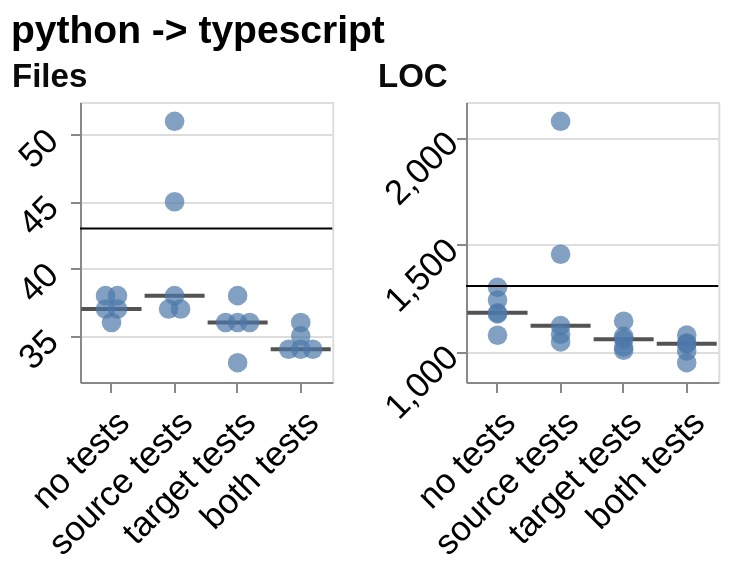

The Vega-Lite source for this figure:
### Vega-Lite specification from a JSON file in a GitHub repository (floating-point values rounded to 4 significant figures)
{"config": {"view": {"continuousWidth": 300, "continuousHeight": 300}, "axis": {"labelAngle": -45}}, "concat": [{"layer": [{"mark": {"type": "tick", "color": "#0b0b0b", "opacity": 0.7, "size": 30, "thickness": 2}, "encoding": {"x": {"field": "condition", "scale": {"paddingInner": 0.25, "paddingOuter": 0.125}, "sort": ["no tests", "source tests", "target tests", "both tests"], "title": null, "type": "nominal", "axis": {"labelFontSize": 17.32, "labelPadding": 6.0}}, "y": {"aggregate": "median", "field": "value", "scale": {"domain": [31.56, 52.44], "nice": false}, "title": null, "type": "quantitative", "axis": {"labelFontSize": 17.32, "titleFontSize": 16.5, "labelPadding": 9.0}}}}, {"mark": {"type": "point", "filled": true, "size": 96}, "encoding": {"x": {"field": "condition", "scale": {"paddingInner": 0.25, "paddingOuter": 0.125}, "sort": ["no tests", "source tests", "target tests", "both tests"], "title": null, "type": "nominal", "axis": {"labelFontSize": 17.32, "labelPadding": 6.0}}, "xOffset": {"field": "nudge", "scale": {"domain": [-1.0, 1.0], "range": [5.824, 17.82]}, "title": null, "type": "quantitative"}, "y": {"field": "value", "scale": {"domain": [31.56, 52.44], "nice": false}, "type": "quantitative", "axis": {"labelFontSize": 17.32, "titleFontSize": 16.5, "labelPadding": 9.0}}}}, {"mark": {"type": "rule"}, "encoding": {"y": {"aggregate": "median", "field": "reference", "scale": {"domain": [31.56, 52.44], "nice": false}, "type": "quantitative", "axis": {"labelFontSize": 17.32, "titleFontSize": 16.5, "labelPadding": 9.0}}}, "transform": [{"filter": {"field": "reference", "valid": true}}]}], "data": {"name": "data-2c5d230d657bbfc81c7c4bbf4de06636"}, "height": 140, "title": {"text": "Files", "anchor": "start", "color": "#0b0b0b", "fontSize": 16.5}, "width": 126.1}, {"layer": [{"mark": {"type": "tick", "color": "#0b0b0b", "opacity": 0.7, "size": 30, "thickness": 2}, "encoding": {"x": {"field": "condition", "scale": {"paddingInner": 0.25, "paddingOuter": 0.125}, "sort": ["no tests", "source tests", "target tests", "both tests"], "title": null, "type": "nominal", "axis": {"labelFontSize": 17.32, "labelPadding": 6.0}}, "y": {"aggregate": "median", "field": "value", "scale": {"domain": [856.8, 2165.0], "nice": false}, "title": null, "type": "quantitative", "axis": {"labelFontSize": 17.32, "titleFontSize": 16.5}}}}, {"mark": {"type": "point", "filled": true, "size": 96}, "encoding": {"x": {"field": "condition", "scale": {"paddingInner": 0.25, "paddingOuter": 0.125}, "sort": ["no tests", "source tests", "target tests", "both tests"], "title": null, "type": "nominal", "axis": {"labelFontSize": 17.32, "labelPadding": 6.0}}, "xOffset": {"field": "nudge", "scale": {"domain": [-1.0, 1.0], "range": [5.824, 17.82]}, "title": null, "type": "quantitative"}, "y": {"field": "value", "scale": {"domain": [856.8, 2165.0], "nice": false}, "type": "quantitative", "axis": {"labelFontSize": 17.32, "titleFontSize": 16.5}}}}, {"mark": {"type": "rule"}, "encoding": {"y": {"aggregate": "median", "field": "reference", "scale": {"domain": [856.8, 2165.0], "nice": false}, "type": "quantitative", "axis": {"labelFontSize": 17.32, "titleFontSize": 16.5}}}, "transform": [{"filter": {"field": "reference", "valid": true}}]}], "data": {"name": "data-75cb386b18f768df31db0e908ce7b973"}, "height": 140, "title": {"text": "LOC", "anchor": "start", "color": "#0b0b0b", "fontSize": 16.5}, "width": 126.1}], "columns": 4, "title": {"text": "python -> typescript", "fontSize": 19.5, "anchor": "start"}, "$schema": "https://vega.github.io/schema/vega-lite/v6.4.1.json", "datasets": {"data-2c5d230d657bbfc81c7c4bbf4de06636": [{"condition": "no tests", "layout": "kept the file layout", "metric": "file_count", "value": 37.0, "reference": 43.0, "nudge": -0.5}, {"condition": "no tests", "layout": "rebuilt the file layout", "metric": "file_count", "value": 37.0, "reference": 43.0, "nudge": 0.5}, {"condition": "no tests", "layout": "kept the file layout", "metric": "file_count", "value": 38.0, "reference": 43.0, "nudge": -0.5}, {"condition": "no tests", "layout": "rebuilt the file layout", "metric": "file_count", "value": 38.0, "reference": 43.0, "nudge": 0.5}, {"condition": "no tests", "layout": "rebuilt the file layout", "metric": "file_count", "value": 36.0, "reference": 43.0, "nudge": 0.0}, {"condition": "source tests", "layout": "kept the file layout", "metric": "file_count", "value": 37.0, "reference": 43.0, "nudge": -0.5}, {"condition": "source tests", "layout": "kept the file layout", "metric": "file_count", "value": 37.0, "reference": 43.0, "nudge": 0.5}, {"condition": "source tests", "layout": "kept the file layout", "metric": "file_count", "value": 38.0, "reference": 43.0, "nudge": 0.0}, {"condition": "source tests", "layout": "kept the file layout", "metric": "file_count", "value": 45.0, "reference": 43.0, "nudge": 0.0}, {"condition": "source tests", "layout": "kept the file layout", "metric": "file_count", "value": 51.0, "reference": 43.0, "nudge": 0.0}, {"condition": "target tests", "layout": "kept the file layout", "metric": "file_count", "value": 38.0, "reference": 43.0, "nudge": 0.0}, {"condition": "target tests", "layout": "kept the file layout", "metric": "file_count", "value": 36.0, "reference": 43.0, "nudge": -1.0}, {"condition": "target tests", "layout": "kept the file layout", "metric": "file_count", "value": 36.0, "reference": 43.0, "nudge": 0.0}, {"condition": "target tests", "layout": "kept the file layout", "metric": "file_count", "value": 36.0, "reference": 43.0, "nudge": 1.0}, {"condition": "target tests", "layout": "kept the file layout", "metric": "file_count", "value": 33.0, "reference": 43.0, "nudge": 0.0}, {"condition": "both tests", "layout": "kept the file layout", "metric": "file_count", "value": 34.0, "reference": 43.0, "nudge": -1.0}, {"condition": "both tests", "layout": "kept the file layout", "metric": "file_count", "value": 34.0, "reference": 43.0, "nudge": 0.0}, {"condition": "both tests", "layout": "kept the file layout", "metric": "file_count", "value": 34.0, "reference": 43.0, "nudge": 1.0}, {"condition": "both tests", "layout": "kept the file layout", "metric": "file_count", "value": 35.0, "reference": 43.0, "nudge": 0.0}, {"condition": "both tests", "layout": "kept the file layout", "metric": "file_count", "value": 36.0, "reference": 43.0, "nudge": 0.0}], "data-75cb386b18f768df31db0e908ce7b973": [{"condition": "no tests", "layout": "kept the file layout", "metric": "loc", "value": 1175.0, "reference": 1305.0, "nudge": 0.0}, {"condition": "no tests", "layout": "rebuilt the file layout", "metric": "loc", "value": 1299.0, "reference": 1305.0, "nudge": 0.0}, {"condition": "no tests", "layout": "kept the file layout", "metric": "loc", "value": 1180.0, "reference": 1305.0, "nudge": 0.0}, {"condition": "no tests", "layout": "rebuilt the file layout", "metric": "loc", "value": 1240.0, "reference": 1305.0, "nudge": 0.0}, {"condition": "no tests", "layout": "rebuilt the file layout", "metric": "loc", "value": 1075.0, "reference": 1305.0, "nudge": 0.0}, {"condition": "source tests", "layout": "kept the file layout", "metric": "loc", "value": 1080.0, "reference": 1305.0, "nudge": 0.0}, {"condition": "source tests", "layout": "kept the file layout", "metric": "loc", "value": 1120.0, "reference": 1305.0, "nudge": 0.0}, {"condition": "source tests", "layout": "kept the file layout", "metric": "loc", "value": 1454.0, "reference": 1305.0, "nudge": 0.0}, {"condition": "source tests", "layout": "kept the file layout", "metric": "loc", "value": 1044.0, "reference": 1305.0, "nudge": 0.0}, {"condition": "source tests", "layout": "kept the file layout", "metric": "loc", "value": 2075.0, "reference": 1305.0, "nudge": 0.0}, {"condition": "target tests", "layout": "kept the file layout", "metric": "loc", "value": 1141.0, "reference": 1305.0, "nudge": 0.0}, {"condition": "target tests", "layout": "kept the file layout", "metric": "loc", "value": 1056.0, "reference": 1305.0, "nudge": 0.0}, {"condition": "target tests", "layout": "kept the file layout", "metric": "loc", "value": 1020.0, "reference": 1305.0, "nudge": 0.0}, {"condition": "target tests", "layout": "kept the file layout", "metric": "loc", "value": 1070.0, "reference": 1305.0, "nudge": 0.0}, {"condition": "target tests", "layout": "kept the file layout", "metric": "loc", "value": 1005.0, "reference": 1305.0, "nudge": 0.0}, {"condition": "both tests", "layout": "kept the file layout", "metric": "loc", "value": 1076.0, "reference": 1305.0, "nudge": 0.0}, {"condition": "both tests", "layout": "kept the file layout", "metric": "loc", "value": 947.0, "reference": 1305.0, "nudge": 0.0}, {"condition": "both tests", "layout": "kept the file layout", "metric": "loc", "value": 1035.0, "reference": 1305.0, "nudge": 0.0}, {"condition": "both tests", "layout": "kept the file layout", "metric": "loc", "value": 1039.0, "reference": 1305.0, "nudge": 0.0}, {"condition": "both tests", "layout": "kept the file layout", "metric": "loc", "value": 1002.0, "reference": 1305.0, "nudge": 0.0}]}, "padding": {"left": 5, "top": 5, "right": 6.5, "bottom": 5}}
